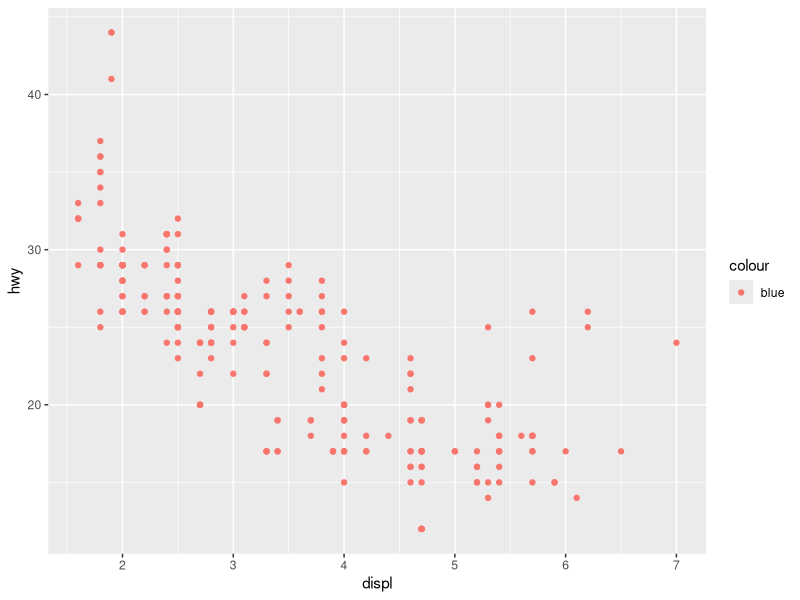
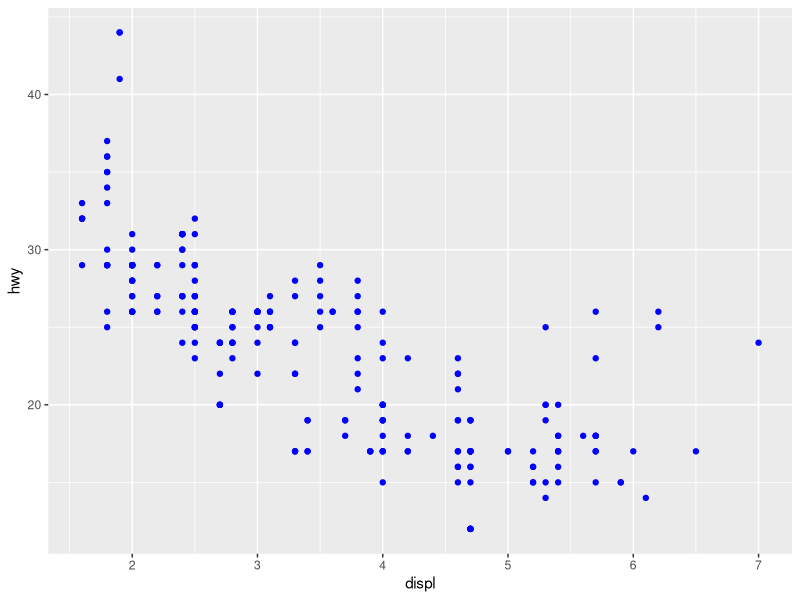

Recreate these plots in R, in order.
library(tidyverse)

print("1. What's gone wrong with this code? Why are the points not blue?")
ggplot(data = mpg) + 
  geom_point(mapping = aes(x = displ, y = hwy, color = "blue"))
ggplot(data = mpg) + 
  geom_point(mapping = aes(x = displ, y = hwy), color = "blue")

print("2. Which variables in mpg are categorical? Which variables are continuous?")
?mpg
mpg